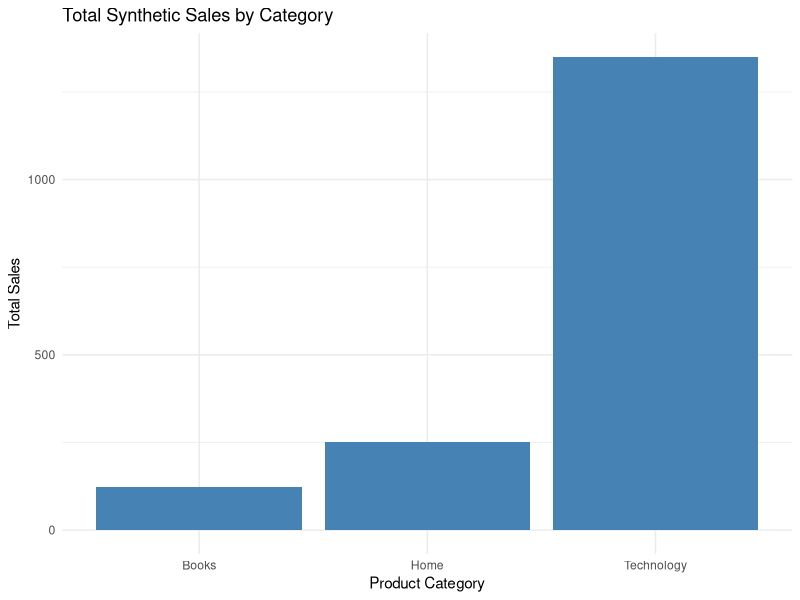

This figure's R source:

# sales_analysis.R
# Purpose: Analyze synthetic sales data by product category.

# Install packages once if needed:
# install.packages(c("dplyr", "ggplot2"))

library(dplyr)
library(ggplot2)

# Create synthetic sales data
sales <- data.frame(
  order_id = 1:12,
  category = rep(c("Books", "Home", "Technology"), each = 4),
  units = c(2, 1, 3, 2, 1, 2, 1, 3, 1, 2, 2, 1),
  unit_price = c(15, 20, 12, 18, 40, 35, 50, 30, 250, 180, 220, 300)
)

# Calculate sales summary
sales_summary <- sales %>%
  group_by(category) %>%
  summarise(
    total_units = sum(units),
    total_sales = sum(units * unit_price),
    average_order_value = mean(units * unit_price),
    .groups = "drop"
  )

# Display results
print(sales_summary)

# Create sales chart
sales_plot <- ggplot(sales_summary,
                     aes(x = category, y = total_sales)) +
  geom_col(fill = "steelblue") +
  labs(
    title = "Total Synthetic Sales by Category",
    x = "Product Category",
    y = "Total Sales"
  ) +
  theme_minimal()

print(sales_plot)
